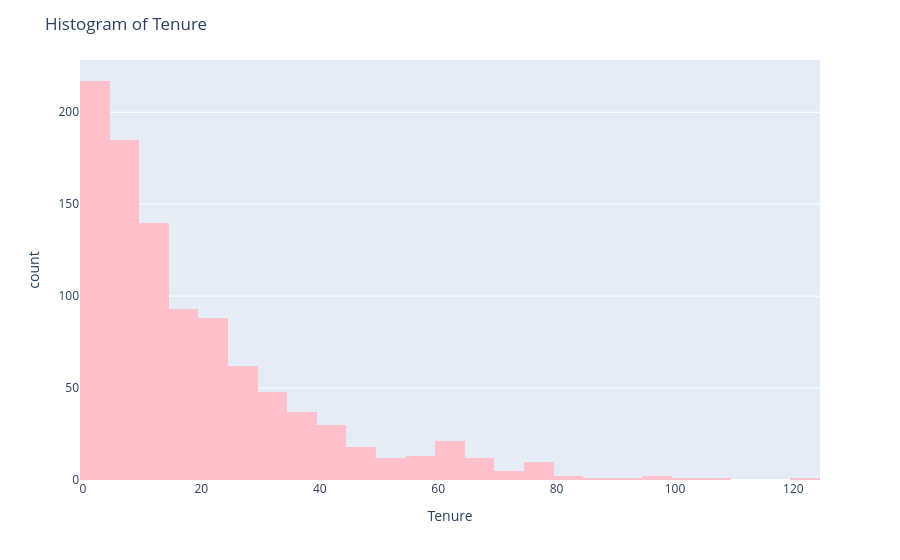

Write notebook code for a chart like this one.
### Code cell
fig = px.histogram(df, x='Tenure', color_discrete_sequence=['pink'])

fig.update_layout(title='Histogram of Tenure')

fig.show()

### Figure 1 — Plotly figure (JSON) as saved in the notebook; plotly's stock layout.template omitted (floating-point values rounded to 4 significant figures; data arrays with more than 128 entries replaced by an {"elided": "..."} marker saying what was removed)
{"data": [{"bingroup": "x", "hovertemplate": "Tenure=%{x}<br>count=%{y}<extra></extra>", "legendgroup": "", "marker": {"color": "pink", "pattern": {"shape": ""}}, "name": "", "orientation": "v", "showlegend": false, "type": "histogram", "x": {"elided": "1000 int values"}, "xaxis": "x", "yaxis": "y"}], "layout": {"barmode": "relative", "legend": {"tracegroupgap": 0}, "margin": {"t": 60}, "title": {"text": "Histogram of Tenure"}, "xaxis": {"anchor": "y", "domain": [0, 1], "title": {"text": "Tenure"}}, "yaxis": {"anchor": "x", "domain": [0, 1], "title": {"text": "count"}}}}
